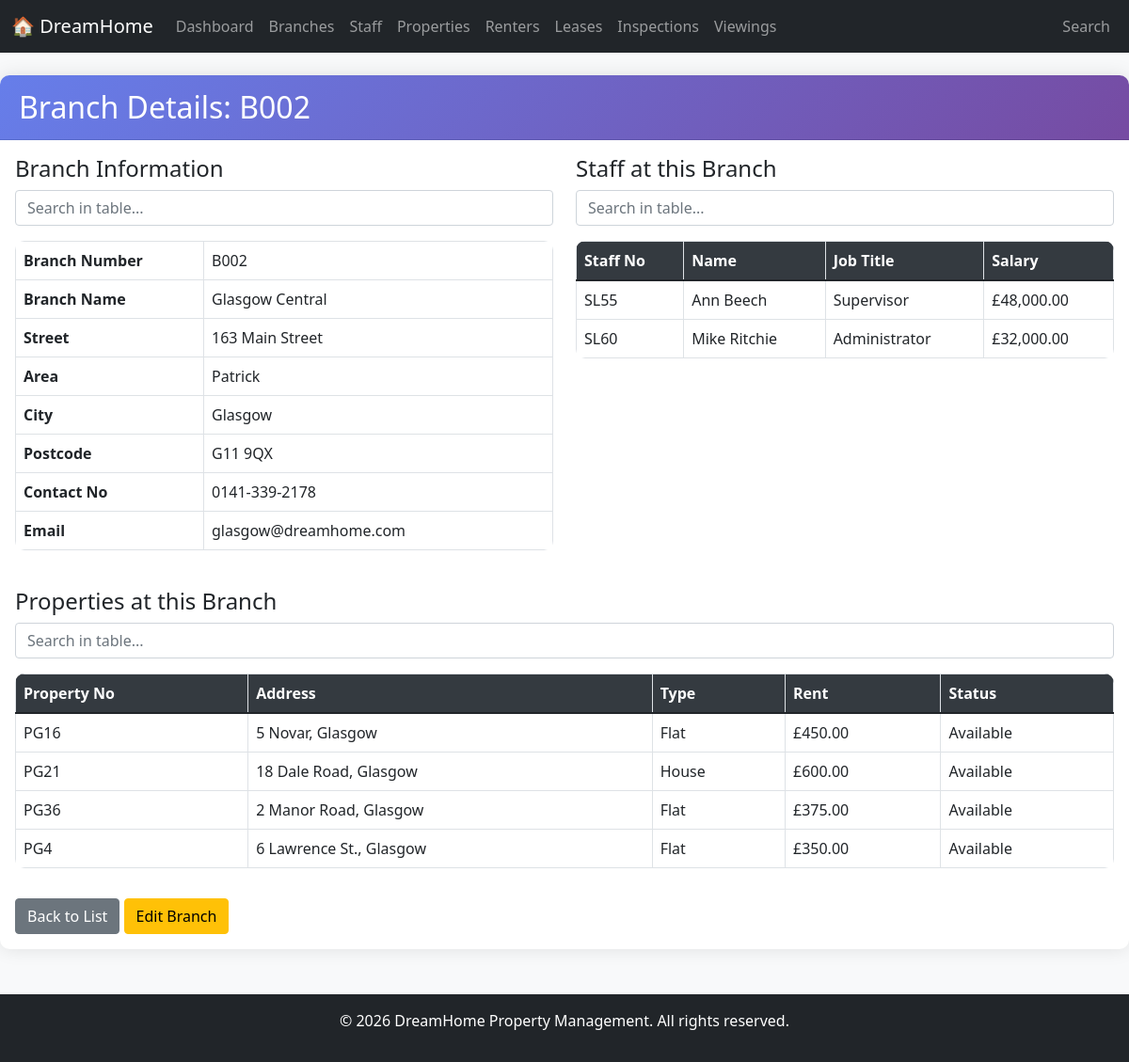
Page /pages/branches/view.php?branch_no=B002 on the committed database.
### tables this page shows
CREATE TABLE Branch (
    BranchNo VARCHAR(10) PRIMARY KEY,
    BranchName VARCHAR(100) NOT NULL,
    Street VARCHAR(100),
    Area VARCHAR(100),
    City VARCHAR(100) NOT NULL,
    PostCode VARCHAR(20),
    ContactNo VARCHAR(20),
    Email VARCHAR(100)
);

CREATE TABLE Staff (
    StaffNo VARCHAR(10) PRIMARY KEY,
    FName VARCHAR(50) NOT NULL,
    LName VARCHAR(50) NOT NULL,
    Address VARCHAR(200),
    Phone VARCHAR(20),
    Email VARCHAR(100),
    Gender CHAR(1),
    BirthDate DATE,
    NationalID VARCHAR(20),
    JobTitle VARCHAR(50) NOT NULL,
    Salary DECIMAL(10,2) NOT NULL,
    HireDate DATE NOT NULL,
    BranchNo VARCHAR(10) NOT NULL,
    CONSTRAINT chk_salary CHECK (Salary > 0),
    FOREIGN KEY (BranchNo) REFERENCES Branch(BranchNo)
        ON UPDATE CASCADE ON DELETE RESTRICT
);

CREATE TABLE Property (
    PropertyNo VARCHAR(10) PRIMARY KEY,
    StreetName VARCHAR(100) NOT NULL,
    District VARCHAR(50),
    City VARCHAR(50) NOT NULL,
    PostCode VARCHAR(20),
    PropertyType VARCHAR(30),
    Rooms INT,
    RentAmount DECIMAL(10,2),
    StaffNo VARCHAR(10),
    BranchNo VARCHAR(10) NOT NULL,
    Status ENUM('Available','Rented','Withdrawn') DEFAULT 'Available',
    DateAvailable DATE,
    CONSTRAINT chk_rent CHECK (RentAmount > 0),
    CONSTRAINT chk_rooms CHECK (Rooms > 0),
    FOREIGN KEY (StaffNo) REFERENCES Staff(StaffNo)
        ON UPDATE CASCADE ON DELETE SET NULL,
    FOREIGN KEY (BranchNo) REFERENCES Branch(BranchNo)
        ON UPDATE CASCADE ON DELETE RESTRICT
);

### config/database.php (called while the page is built, shortened)
<?php
function formatMoney($amount) {
    return '£' . number_format((float)$amount, 2);
}
?>

### pages/branches/view.php (the view, shortened to what this page needs)
<?php
include '../../includes/header.php';
$database = new Database();
$db = $database->getConnection();
$branch_no = $_GET['branch_no'];
$sql = "SELECT * FROM Branch WHERE BranchNo = :branch_no";
$stmt = $db->prepare($sql);
$stmt->bindParam(':branch_no', $branch_no);
$stmt->execute();
$branch = $stmt->fetch(PDO::FETCH_ASSOC);
$staff_sql = "SELECT StaffNo, FName, LName, JobTitle, Salary FROM Staff WHERE BranchNo = :branch_no";
$staff_stmt = $db->prepare($staff_sql);
$staff_stmt->bindParam(':branch_no', $branch_no);
$staff_stmt->execute();
$staff_members = $staff_stmt->fetchAll(PDO::FETCH_ASSOC);
$property_sql = "SELECT PropertyNo, StreetName, City, PropertyType, RentAmount, Status FROM Property WHERE BranchNo = :branch_no";
$property_stmt = $db->prepare($property_sql);
$property_stmt->bindParam(':branch_no', $branch_no);
$property_stmt->execute();
$properties = $property_stmt->fetchAll(PDO::FETCH_ASSOC);
?>
<div class="card">
    <div class="card-header">
        <h2 class="mb-0">Branch Details: <?php echo $branch['BranchNo']; ?></h2>
    </div>
    <div class="card-body">
        <div class="row">
            <div class="col-md-6">
                <h4>Branch Information</h4>
                <table class="table table-bordered">
                    <tr><th width="200">Branch Number</th><td><?php echo $branch['BranchNo']; ?></td></tr>
                    <tr><th>Branch Name</th><td><?php echo $branch['BranchName']; ?></td></tr>
                    <tr><th>Street</th><td><?php echo $branch['Street']; ?></td></tr>
                    <tr><th>Area</th><td><?php echo $branch['Area']; ?></td></tr>
                    <tr><th>City</th><td><?php echo $branch['City']; ?></td></tr>
                    <tr><th>Postcode</th><td><?php echo $branch['PostCode']; ?></td></tr>
                    <tr><th>Contact No</th><td><?php echo $branch['ContactNo']; ?></td></tr>
                    <tr><th>Email</th><td><?php echo $branch['Email']; ?></td></tr>
                </table>
            </div>
            <div class="col-md-6">
                <h4>Staff at this Branch</h4>
                <?php if (count($staff_members) > 0): ?>
                <table class="table table-bordered">
                    <thead><tr><th>Staff No</th><th>Name</th><th>Job Title</th><th>Salary</th></tr></thead>
                    <tbody>
                        <?php foreach ($staff_members as $staff): ?>
                        <tr>
                            <td><?php echo $staff['StaffNo']; ?></td>
                            <td><?php echo $staff['FName'] . ' ' . $staff['LName']; ?></td>
                            <td><?php echo $staff['JobTitle']; ?></td>
                            <td><?php echo formatMoney($staff['Salary']); ?></td>
                        </tr>
                        <?php endforeach; ?>
                    </tbody>
                </table>
                <?php else: ?>
                <p>No staff members at this branch.</p>
                <?php endif; ?>
            </div>
        </div>
        <div class="row mt-4">
            <div class="col-12">
                <h4>Properties at this Branch</h4>
                <?php if (count($properties) > 0): ?>
                <table class="table table-bordered">
                    <thead><tr><th>Property No</th><th>Address</th><th>Type</th><th>Rent</th><th>Status</th></tr></thead>
                    <tbody>
                        <?php foreach ($properties as $property): ?>
                        <tr>
                            <td><?php echo $property['PropertyNo']; ?></td>
                            <td><?php echo $property['StreetName'] . ', ' . $property['City']; ?></td>
                            <td><?php echo $property['PropertyType']; ?></td>
                            <td><?php echo formatMoney($property['RentAmount']); ?></td>
                            <td><?php echo $property['Status']; ?></td>
                        </tr>
                        <?php endforeach; ?>
                    </tbody>
                </table>
                <?php else: ?>
                <p>No properties at this branch.</p>
                <?php endif; ?>
            </div>
        </div>
        <div class="mt-3">
            <a href="index.php" class="btn btn-secondary">Back to List</a>
            <a href="edit.php?branch_no=<?php echo $branch['BranchNo']; ?>" class="btn btn-warning">Edit Branch</a>
        </div>
    </div>
</div>
<?php include '../../includes/footer.php'; ?>

### css/style.css (style rules this page uses)
body { background-color: #f8f9fa; font-family: 'Segoe UI', Tahoma, Geneva, Verdana, sans-serif; }
.card { border: none; border-radius: 10px; box-shadow: 0 0 20px rgba(0,0,0,0.1); margin-bottom: 20px; }
.card-header { background: linear-gradient(135deg, #667eea 0%, #764ba2 100%); color: white; border-radius: 10px 10px 0 0 !important; padding: 15px 20px; }
.table { background-color: white; border-radius: 10px; overflow: hidden; }
.table thead { background-color: #343a40; color: white; }

### rows in the picture
branch: BranchNo "B002", BranchName "Glasgow Central", Street "163 Main Street", Area "Patrick", City "Glasgow", PostCode "G11 9QX", ContactNo "0141-339-2178", Email "glasgow@dreamhome.com"
staff: StaffNo "SL55", FName "Ann", LName "Beech", JobTitle "Supervisor", Salary "£48,000.00"
staff: StaffNo "SL60", FName "Mike", LName "Ritchie", JobTitle "Administrator", Salary "£32,000.00"
property: PropertyNo "PG16", StreetName "5 Novar", City "Glasgow", PropertyType "Flat", RentAmount "£450.00", Status "Available"
property: PropertyNo "PG21", StreetName "18 Dale Road", City "Glasgow", PropertyType "House", RentAmount "£600.00", Status "Available"
property: PropertyNo "PG36", StreetName "2 Manor Road", City "Glasgow", PropertyType "Flat", RentAmount "£375.00", Status "Available"
property: PropertyNo "PG4", StreetName "6 Lawrence St.", City "Glasgow", PropertyType "Flat", RentAmount "£350.00", Status "Available"
